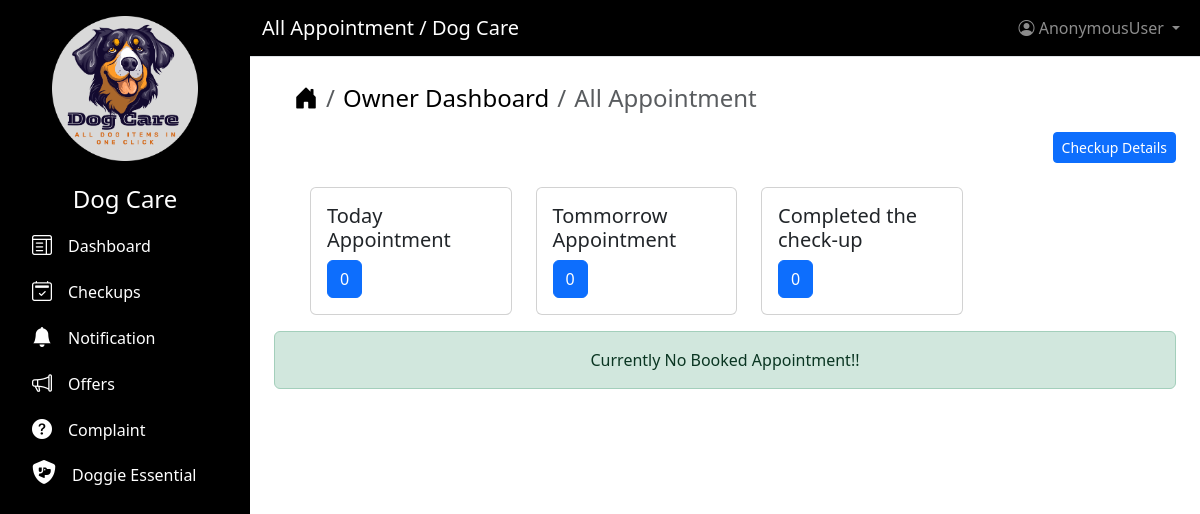
The page /view/Appointment/Booking on the database as committed earlier.
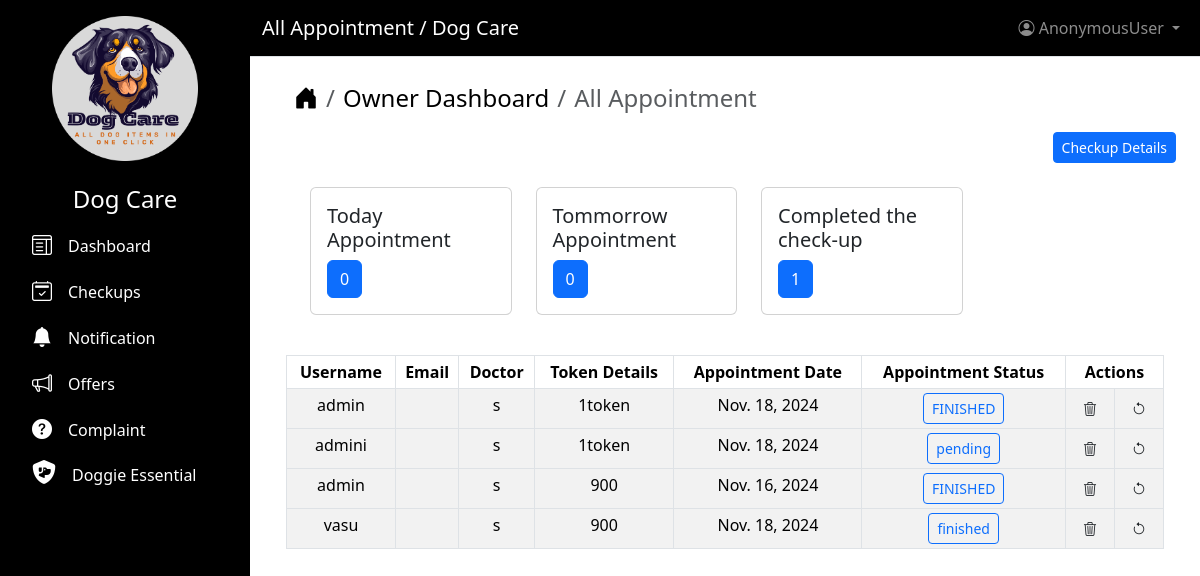
The same page on the database as committed later.
### shop/models.py (models this page shows)
class Appointment(models.Model):
    STATUS = (
        ("confirm booking", "Confirm Booking"),
        (
            "finished",
            "Finished",
        ),
        ("pending","Pending")
    )
    username = models.ForeignKey(CustomUser, on_delete=models.CASCADE)
    doctor_name = models.ForeignKey(Doctors, on_delete=models.CASCADE)
    Token = models.ForeignKey(Token, on_delete=models.CASCADE)
    status = models.CharField(max_length=200, choices=STATUS, default="pending")
    appointment_date = models.DateField()

class Doctors(models.Model):
    doctor_name = models.CharField(max_length=200, unique=True, blank=True)
    specialized = models.CharField(max_length=200, blank=True)
    def __str__(self):
        return self.doctor_name

class Token(models.Model):
    Token = models.CharField(max_length=200, unique=True)
    token_available = models.BooleanField(default=True)
    def __str__(self):
        return self.Token

### users/models.py (models this page shows)
class CustomUser(AbstractUser):
    ROLE = (("SHOP OWNER", "SHOP OWNER"),)
    role = models.CharField(max_length=200, choices=ROLE, blank=True)

### shop/views.py (the view)
# urls.py: path("view/Appointment/Booking", views.view_appointment, name="view_appointment"),
def view_appointment(request):
    today = timezone.now()
    tommorow = today + timedelta(days=1)
    context = {
        "page_title": "All Appointment",
        "checkups": Appointment.objects.filter(status="finished").count(),
        "appointments": Appointment.objects.all(),
        "form": AppointmentStatusForm,
        "count": Appointment.objects.filter(appointment_date=today).count(),
        "counts": Appointment.objects.filter(appointment_date=tommorow).count(),
    }
    return render(request, "view_appointment.html", context)

### shop/templates/view_appointment.html (shortened to what the changed rows need)
{% extends "base.html" %}
{% block content %}
    <div class="container ms-2 ">
        <nav aria-label="breadcrumb">
        </nav>
    </div>
    <div class="d-grid gap-2 d-md-flex justify-content-md-end">
        <a href="{% url 'view_checkup_details'%}" class="btn btn-primary btn-sm">Checkup Details</a>
    </div>
    <div class="container ms-4 mt-4">
        <div class="row">
            <div class="col-sm-4  col-md-3 mb-3">
                <div class="card">
                    <div class="card-body">
                        <h5 class="card-title">Completed the check-up</h5>
                        <a href="#" class="btn btn-primary">{{ checkups }}</a>
                    </div>
                </div>
            </div>
        </div>
    </div>
    {% if appointments %}
        <div class="container mt-4">
            <table class="table table-striped  table-bordered table-hover  table-sm">
                <thead>
                    <tr class="text-center">
                        <th scope="colspan">Username</th>
                        <th scope="colspan">Email</th>
                        <th scope="colspan">Doctor</th>
                        <th scope="colspan">Token Details</th>
                        <th scope="colspan">Appointment Date</th>
                        <th scope="colspan">Appointment Status</th>
                        <th colspan=2>Actions</th>
                    </thead>
                <tbody ="table group-divider">
                    {% for appointment in appointments %}
                        <tr class="text-center">
                            <td>{{ appointment.username }}</td>
                            <td>{{ appointment.email }}</td>
                            <td>{{ appointment.doctor_name }}</td>
                            <td>{{ appointment.Token }}</td>
                            <td>{{ appointment.appointment_date }}</td>
                            <td>
                                <a href="{% url 'status_appointment' appointment.id %}"
                                   class="btn btn-outline-primary btn-sm">{{ appointment.status }}</a>
                            </td>
                            <td>
                                <button type="button"
                                        class="btn  btn-sm"
                                        data-bs-toggle="modal"
                                        data-bs-target="#exampleModalLabel{{ appointment.id }}">
                                    <i class="bi bi-trash3"></i>
                                </button>
                            </td>
                            <td>
                                <a href="{% url 'update_appointment' appointment.id %}">
                                    <button type="button"
                                            class="btn btn-sm"
                                            data-bs-toggle="modal"
                                            data-bs-target="#exampleModal">
                                        <i class="bi bi-arrow-counterclockwise"></i>
                                    </button>
                                </a>
                            </td>
                        </tbody>
                    </tr>
                {% endfor %}
            </table>
        </div>
    {% else %}
        <div class="alert alert-success text-center" role="alert">Currently No Booked Appointment!!</div>
    {% endif %}
{% endblock content %}

Rows that differ between the two databases and show on the page:
added Appointment: username "admin", doctor_name "s", Token "1token", appointment_date "Nov. 18, 2024", status "FINISHED"
added Appointment: username "admini", doctor_name "s", Token "1token", appointment_date "Nov. 18, 2024", status "pending"
added Appointment: username "admin", doctor_name "s", Token "900", appointment_date "Nov. 16, 2024", status "FINISHED"
added Appointment: username "vasu", doctor_name "s", Token "900", appointment_date "Nov. 18, 2024", status "finished"
Other text that changed with them:
{{ checkups }}: "0" → "1"
text no longer shown: "Currently No Booked Appointment!!"
text now shown: "Username Email Doctor Token Details Appointment Date Appointment Status Actions"
